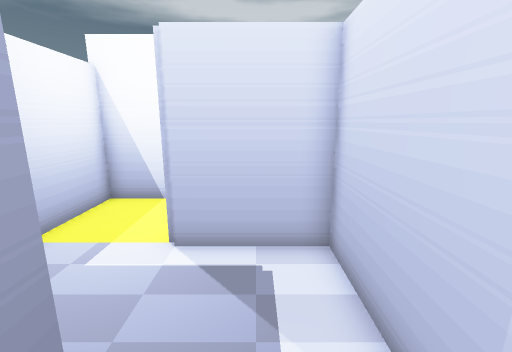
View 1 (above)

12 first-person views from a walk through a level from a Godot 3-D game. The camera is 1.5 m above the floor, tilts 12° down and sees 90° across. The floor is counted in squares, 0.5 m on a side. Each view is taken from the middle of a square. On the plan, view 1 faces up. The plan holds only what a view shows up to about 19 squares ahead; the rest is blank. Door leaves are left out where a doorway can be walked through. Some surface patterns are stand-ins.

View 2
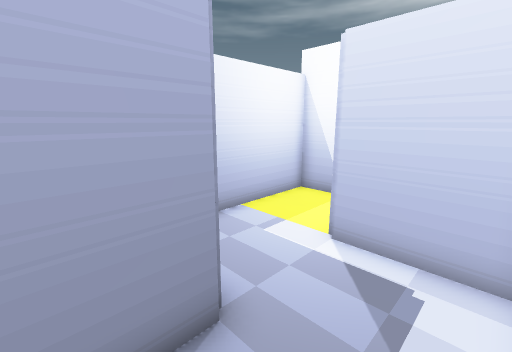

View 3
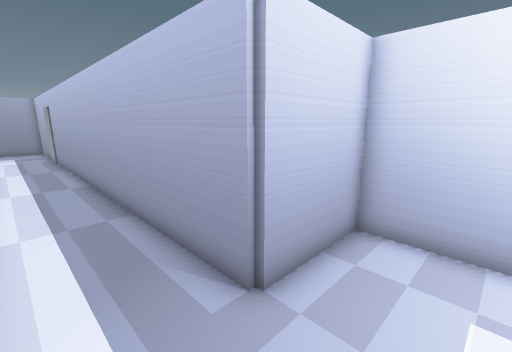

View 4
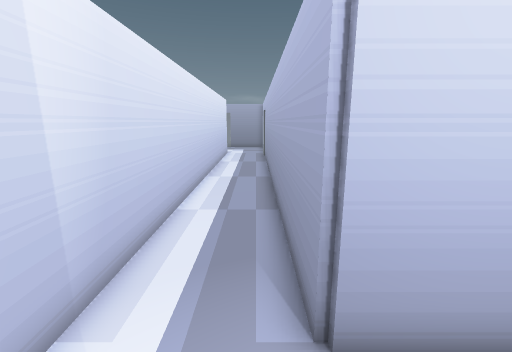

View 5
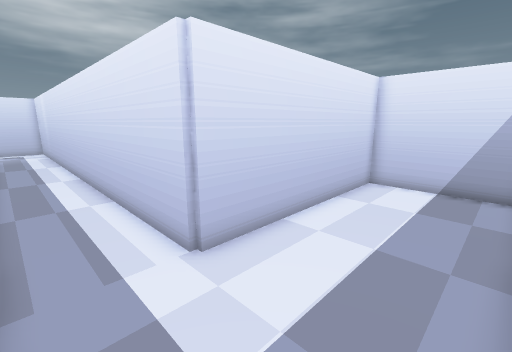

View 6
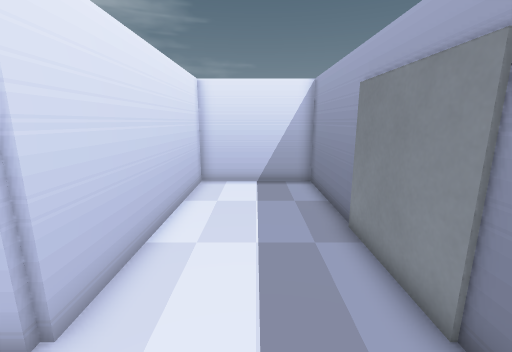

View 7
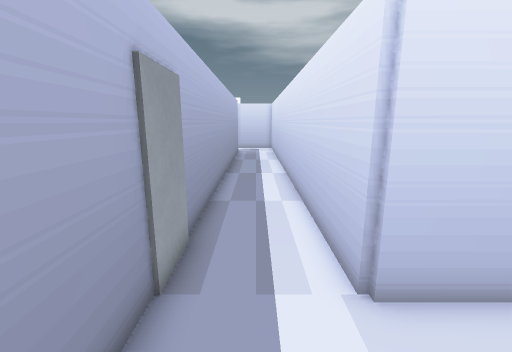

View 8
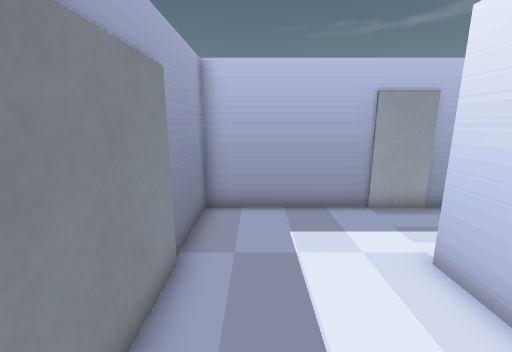

View 9
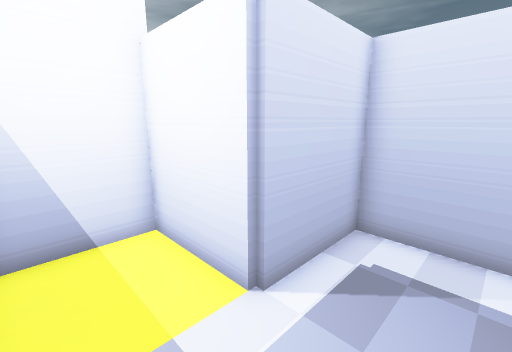

View 10
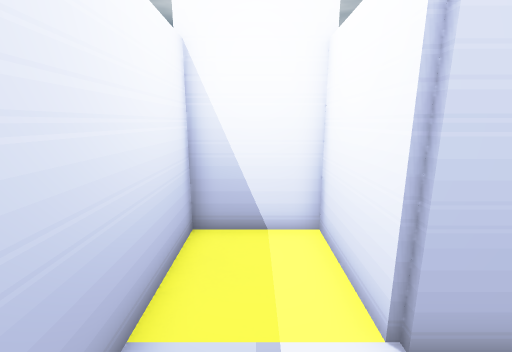

View 11
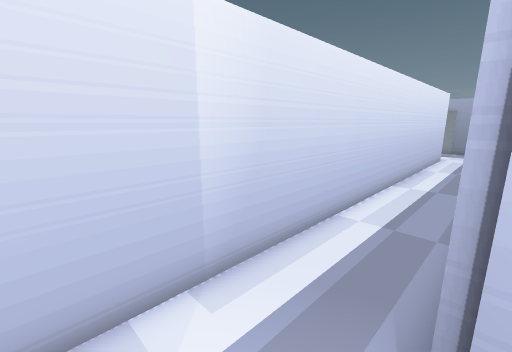

View 12
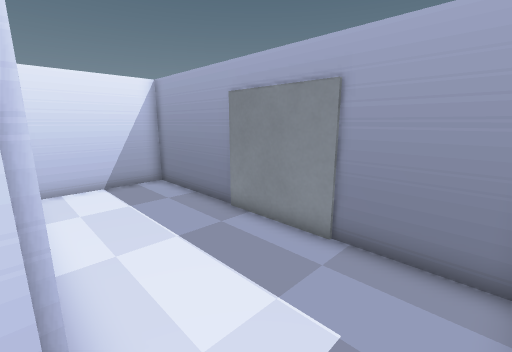

### Floor plan
Ten units are one square. View 1 is at (0, 0); x grows to the right and y downward. Boxes are objects, and circles mark ways between rooms. Rooms are numbered by the first view taken in them; rooms with no view inside come last. Other rooms are left out.
<svg viewBox="-63 -103 186 368">
<path fill="none" stroke="#000" d="M-58 -71 -58 -22 -18 -22 -18 258 118 258 118 202 18 202 18 -58 -22 -58M-22 -58 -22 -98 -58 -98 -58 -71"/>
<circle cx="-40" cy="-70" r="3" fill="#2a7"/>
<text x="10" y="130">1</text>
<text x="-40" y="-90">2</text>
</svg>
Room 1 opens to room 2.

Where each view was taken, in squares from view 1:
view 1: 0 up, 0 right, facing up
view 2: 0 up, 1 right, facing up-left
view 3: 5 up, 1 right, facing down-left
view 4: 5 up, 1 left, facing down
view 5: 25 down, 1 left, facing up-right
view 6: 23 down, 1 left, facing right
view 7: 24 down, 0 right, facing up
view 8: 24 down, 7 right, facing left
view 9: 3 up, 5 left, facing up-right
view 10: 3 up, 4 left, facing up
view 11: 4 up, 2 left, facing down-right
view 12: 20 down, 1 left, facing down-right
